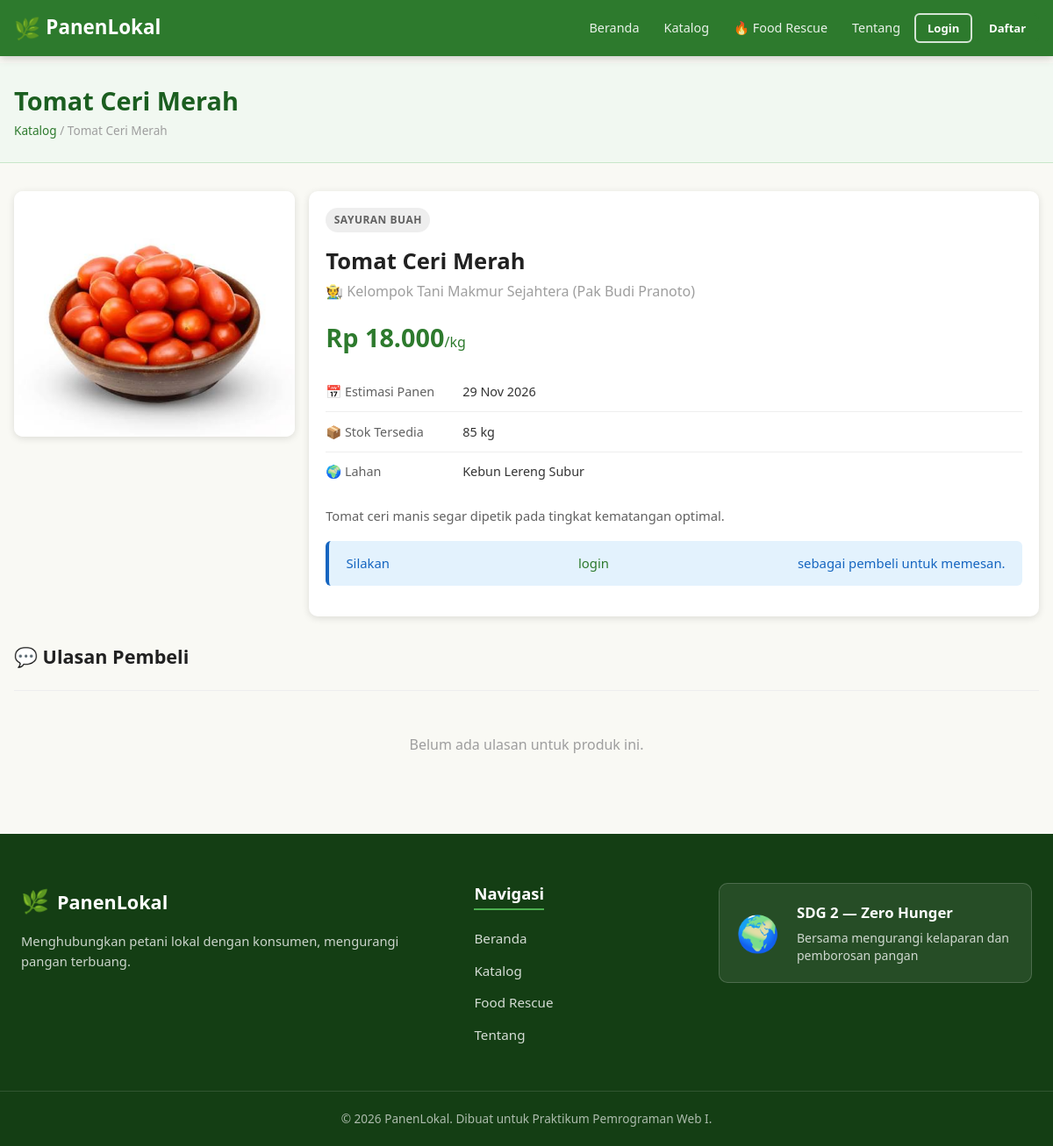
Screenshot of /detail_produk.php?id=1 with the database file from the repository.
### tables this page shows
CREATE TABLE IF NOT EXISTS harvest_batches (
    id BIGINT UNSIGNED AUTO_INCREMENT PRIMARY KEY,
    commodity_id BIGINT UNSIGNED NOT NULL,
    land_id BIGINT UNSIGNED NULL,
    tanggal_estimasi_panen DATE NOT NULL,
    estimasi_jumlah DECIMAL(10,2) NOT NULL,
    stok_tersedia DECIMAL(10,2) NOT NULL,
    harga_normal DECIMAL(12,2) NOT NULL,
    rescue_aktif TINYINT(1) NOT NULL DEFAULT 0,
    harga_rescue DECIMAL(12,2) NULL,
    batas_rescue DATETIME NULL,
    status_batch ENUM('dibuka','siap_panen','habis','ditutup','dibatalkan') NOT NULL DEFAULT 'dibuka',
    created_at TIMESTAMP NOT NULL DEFAULT CURRENT_TIMESTAMP,
    updated_at TIMESTAMP NOT NULL DEFAULT CURRENT_TIMESTAMP ON UPDATE CURRENT_TIMESTAMP,
    INDEX idx_batches_commodity (commodity_id),
    INDEX idx_batches_land (land_id),
    INDEX idx_batches_status_date (status_batch, tanggal_estimasi_panen),
    INDEX idx_batches_rescue (rescue_aktif, batas_rescue),
    CONSTRAINT fk_batches_commodity FOREIGN KEY (commodity_id) REFERENCES commodities(id) ON UPDATE CASCADE ON DELETE RESTRICT,
    CONSTRAINT fk_batches_land FOREIGN KEY (land_id) REFERENCES lands(id) ON UPDATE CASCADE ON DELETE SET NULL
);

CREATE TABLE IF NOT EXISTS commodities (
    id BIGINT UNSIGNED AUTO_INCREMENT PRIMARY KEY,
    farmer_id BIGINT UNSIGNED NOT NULL,
    nama VARCHAR(120) NOT NULL,
    kategori VARCHAR(60) NOT NULL,
    deskripsi TEXT NULL,
    satuan VARCHAR(20) NOT NULL DEFAULT 'kg',
    gambar VARCHAR(255) NULL,
    status_komoditas ENUM('aktif','nonaktif') NOT NULL DEFAULT 'aktif',
    created_at TIMESTAMP NOT NULL DEFAULT CURRENT_TIMESTAMP,
    updated_at TIMESTAMP NOT NULL DEFAULT CURRENT_TIMESTAMP ON UPDATE CURRENT_TIMESTAMP,
    INDEX idx_commodities_farmer (farmer_id),
    INDEX idx_commodities_status (status_komoditas),
    CONSTRAINT fk_commodities_farmer FOREIGN KEY (farmer_id) REFERENCES farmer_profiles(id) ON UPDATE CASCADE ON DELETE RESTRICT
);

CREATE TABLE IF NOT EXISTS farmer_profiles (
    id BIGINT UNSIGNED AUTO_INCREMENT PRIMARY KEY,
    user_id BIGINT UNSIGNED NOT NULL UNIQUE,
    nama_usaha VARCHAR(120) NOT NULL,
    deskripsi TEXT NULL,
    status_verifikasi ENUM('menunggu','terverifikasi','ditolak') NOT NULL DEFAULT 'menunggu',
    created_at TIMESTAMP NOT NULL DEFAULT CURRENT_TIMESTAMP,
    CONSTRAINT fk_fp_user FOREIGN KEY (user_id) REFERENCES users(id) ON UPDATE CASCADE ON DELETE RESTRICT
);

CREATE TABLE IF NOT EXISTS users (
    id BIGINT UNSIGNED AUTO_INCREMENT PRIMARY KEY,
    nama_lengkap VARCHAR(100) NOT NULL,
    username VARCHAR(50) NOT NULL UNIQUE,
    password_hash VARCHAR(255) NOT NULL,
    role ENUM('admin','petani','pembeli') NOT NULL DEFAULT 'pembeli',
    no_hp VARCHAR(20) NULL,
    alamat TEXT NULL,
    status_akun ENUM('aktif','nonaktif') NOT NULL DEFAULT 'aktif',
    created_at TIMESTAMP NOT NULL DEFAULT CURRENT_TIMESTAMP,
    updated_at TIMESTAMP NOT NULL DEFAULT CURRENT_TIMESTAMP ON UPDATE CURRENT_TIMESTAMP
);

CREATE TABLE IF NOT EXISTS lands (
    id BIGINT UNSIGNED AUTO_INCREMENT PRIMARY KEY,
    farmer_id BIGINT UNSIGNED NOT NULL,
    nama_lahan VARCHAR(120) NOT NULL,
    lokasi TEXT NOT NULL,
    luas_m2 DECIMAL(10,2) NULL,
    keterangan TEXT NULL,
    created_at TIMESTAMP NOT NULL DEFAULT CURRENT_TIMESTAMP,
    INDEX idx_lands_farmer (farmer_id),
    CONSTRAINT fk_lands_farmer FOREIGN KEY (farmer_id) REFERENCES farmer_profiles(id) ON UPDATE CASCADE ON DELETE RESTRICT
);

### includes/functions.php (called while the page is built, shortened)
<?php
function format_rupiah($angka) {
    return 'Rp ' . number_format((float)$angka, 0, ',', '.');
}
function sanitize($str) {
    return htmlspecialchars((string)$str, ENT_QUOTES, 'UTF-8');
}
function get_rescue_label($rescue_aktif, $batas_rescue, $harga_rescue) {
    if (!$rescue_aktif || !$harga_rescue) return false;
    return true;
}
function format_tanggal($tanggal, $format = 'd M Y') {
    return date($format, strtotime($tanggal));
}
?>

### includes/auth.php (called while the page is built, shortened)
<?php
function is_logged_in() {
    return isset($_SESSION['user_id']) && !empty($_SESSION['user_id']);
}
?>

### detail_produk.php (the view, shortened to what this page needs)
<?php
require_once __DIR__ . '/config/koneksi.php';
require_once __DIR__ . '/includes/functions.php';
require_once __DIR__ . '/includes/auth.php';
$id = (int)($_GET['id'] ?? 0);
$stmt = $conn->prepare("
    SELECT hb.*, c.nama, c.kategori, c.deskripsi, c.satuan, c.gambar, c.farmer_id,
           fp.nama_usaha, fp.deskripsi AS deskripsi_usaha,
           u.nama_lengkap, l.nama_lahan, l.lokasi
    FROM harvest_batches hb
    JOIN commodities c ON c.id = hb.commodity_id
    JOIN farmer_profiles fp ON fp.id = c.farmer_id
    JOIN users u ON u.id = fp.user_id
    LEFT JOIN lands l ON l.id = hb.land_id
    WHERE hb.id = ? AND hb.status_batch = 'dibuka' AND c.status_komoditas = 'aktif'
");
$stmt->bind_param('i', $id);
$stmt->execute();
$p = $stmt->get_result()->fetch_assoc();
$is_rescue  = get_rescue_label($p['rescue_aktif'], $p['batas_rescue'], $p['harga_rescue']);
$ulasan_q = $conn->prepare("SELECT r.rating, r.komentar, r.created_at, u.nama_lengkap FROM reviews r JOIN users u ON u.id=r.buyer_id JOIN order_items oi ON oi.id=r.order_item_id WHERE oi.batch_id=? ORDER BY r.created_at DESC LIMIT 10");
$ulasan_q->bind_param('i', $id);
$ulasan_q->execute();
$ulasan_list = $ulasan_q->get_result();
require_once __DIR__ . '/includes/header.php';
require_once __DIR__ . '/includes/navbar.php';
?>
<div class="page-header">
    <div class="container">
        <h1><?= sanitize($p['nama']) ?></h1>
        <div class="breadcrumb"><a href="<?= BASE_URL ?>/katalog.php">Katalog</a> / <?= sanitize($p['nama']) ?></div>
    </div>
</div>
<section class="section" style="padding-top:0;">
    <div class="container">
        <div class="d-flex gap-2 flex-wrap" style="align-items:flex-start;">
            <div style="flex:0 0 320px;max-width:100%;">
                <div class="card" style="overflow:hidden;">
                    <?php if ($p['gambar'] && file_exists(__DIR__ . '/uploads/products/' . $p['gambar'])): ?>
                        <img src="<?= BASE_URL ?>/uploads/products/<?= sanitize($p['gambar']) ?>" alt="<?= sanitize($p['nama']) ?>" style="width:100%;height:280px;object-fit:cover;">
                    <?php else: ?>
                        <div style="height:280px;display:flex;align-items:center;justify-content:center;background:var(--green-pale);font-size:5rem;">🌾</div>
                    <?php endif; ?>
                </div>
            </div>
            <div style="flex:1;min-width:280px;">
                <div class="card card-body">
                    <div class="d-flex gap-1 mb-2">
                        <span class="badge badge-secondary"><?= sanitize($p['kategori']) ?></span>
                    </div>
                    <h2 style="font-size:1.6rem;margin-bottom:.3rem;"><?= sanitize($p['nama']) ?></h2>
                    <p class="text-muted">🧑‍🌾 <?= sanitize($p['nama_usaha']) ?> (<?= sanitize($p['nama_lengkap']) ?>)</p>
                    <?php if ($is_rescue): ?>
                        <div style="margin:1rem 0;">
                            <div class="rescue-banner">
                                <div class="rescue-pct">-<?= hitung_diskon($p['harga_normal'], $p['harga_rescue']) ?>%</div>
                                <div>
                                    <div style="font-size:1.5rem;font-weight:800;"><?= format_rupiah($p['harga_rescue']) ?>/<?= sanitize($p['satuan']) ?></div>
                                    <div style="text-decoration:line-through;opacity:.7;"><?= format_rupiah($p['harga_normal']) ?></div>
                                    <?php if ($p['batas_rescue']): ?>
                                        <div style="margin-top:.4rem;font-size:.85rem;">⏱ Berakhir: <span id="cd-main"></span>
                                            <script>startCountdown('cd-main','<?= $p['batas_rescue'] ?>')</script>
                                        </div>
                                    <?php endif; ?>
                                </div>
                            </div>
                        </div>
                    <?php else: ?>
                        <div style="font-size:1.8rem;font-weight:800;color:var(--green-main);margin:1rem 0;"><?= format_rupiah($p['harga_normal']) ?><span style="font-size:1rem;font-weight:400;">/<?= sanitize($p['satuan']) ?></span></div>
                    <?php endif; ?>
                    <table style="font-size:.9rem;width:100%;margin-bottom:1rem;">
                        <tr><td style="padding:.3rem 0;color:var(--gray-700);width:140px;">📅 Estimasi Panen</td><td><?= format_tanggal($p['tanggal_estimasi_panen']) ?></td></tr>
                        <tr><td style="padding:.3rem 0;color:var(--gray-700);">📦 Stok Tersedia</td><td><?= (float)$p['stok_tersedia'] ?> <?= sanitize($p['satuan']) ?></td></tr>
                        <?php if ($p['nama_lahan']): ?>
                        <tr><td style="padding:.3rem 0;color:var(--gray-700);">🌍 Lahan</td><td><?= sanitize($p['nama_lahan']) ?></td></tr>
                        <?php endif; ?>
                    </table>
                    <?php if ($p['deskripsi']): ?>
                        <p style="color:var(--gray-700);font-size:.92rem;"><?= nl2br(sanitize($p['deskripsi'])) ?></p>
                    <?php endif; ?>
                    <?php
                    $user = get_user();
                    $can_order = is_logged_in() && $user['role'] === 'pembeli' && $p['stok_tersedia'] > 0;
                    ?>
                    <?php if ($can_order): ?>
                    <form method="POST" action="<?= BASE_URL ?>/pembeli/keranjang.php" style="margin-top:1rem;">
                        <input type="hidden" name="action" value="tambah">
                        <input type="hidden" name="batch_id" value="<?= $p['id'] ?>">
                        <div class="form-group">
                            <label class="form-label">Jumlah (<?= sanitize($p['satuan']) ?>)</label>
                            <input type="number" name="quantity" class="form-control" value="1" min="0.1" max="<?= (float)$p['stok_tersedia'] ?>" step="0.1" required style="max-width:150px;">
                            <div class="form-hint">Maks: <?= (float)$p['stok_tersedia'] ?> <?= sanitize($p['satuan']) ?></div>
                        </div>
                        <button type="submit" class="btn btn-primary btn-lg">🛒 Tambah ke Keranjang</button>
                    </form>
                    <?php elseif (!is_logged_in()): ?>
                        <div class="alert alert-info mt-2">Silakan <a href="<?= BASE_URL ?>/login.php">login</a> sebagai pembeli untuk memesan.</div>
                    <?php elseif ($p['stok_tersedia'] <= 0): ?>
                        <div class="alert alert-warning mt-2">Stok habis.</div>
                    <?php endif; ?>
                </div>
            </div>
        </div>
        <div class="mt-4">
            <h3>💬 Ulasan Pembeli</h3>
            <hr class="divider">
            <?php if ($ulasan_list->num_rows > 0): ?>
                <?php while ($ul = $ulasan_list->fetch_assoc()): ?>
                    <div class="card card-body mb-2">
                        <div class="d-flex gap-2 align-center mb-1">
                            <strong><?= sanitize($ul['nama_lengkap']) ?></strong>
                            <span class="stars stars-sm"><?= str_repeat('★', $ul['rating']) ?><?= str_repeat('☆', 5-$ul['rating']) ?></span>
                            <span class="text-muted" style="font-size:.8rem;"><?= format_tanggal($ul['created_at'], 'd M Y H:i') ?></span>
                        </div>
                        <?php if ($ul['komentar']): ?><p style="margin:0;font-size:.93rem;"><?= nl2br(sanitize($ul['komentar'])) ?></p><?php endif; ?>
                    </div>
                <?php endwhile; ?>
            <?php else: ?>
                <div class="empty-state" style="padding:1.5rem;">
                    <p>Belum ada ulasan untuk produk ini.</p>
                </div>
            <?php endif; ?>
        </div>
    </div>
</section>
<?php require_once __DIR__ . '/includes/footer.php'; ?>

### assets/css/style.css (style rules this page uses)
*, *::before, *::after { box-sizing: border-box; margin: 0; padding: 0; }
:root { --green-dark: #1b5e20; --green-main: #2d7a2d; --green-mid: #388e3c; --green-light: #4caf50; --green-pale: #c8e6c9; --green-bg: #f1f8f1; --orange: #f57c00; --orange-light: #ffe0b2; --red: #c62828; --red-light: #ffebee; --blue: #1565c0; --blue-light: #e3f2fd; --yellow: #f9a825; --yellow-light: #fff9c4; --cream: #f9f9f4; --white: #ffffff; --gray-100: #f5f5f5; --gray-200: #eeeeee; --gray-300: #e0e0e0; --gray-500: #9e9e9e; --gray-700: #616161; --gray-900: #212121; --text: #333333; --shadow: 0 2px 8px rgba(0,0,0,.12); --shadow-lg: 0 4px 20px rgba(0,0,0,.18); --radius: 10px; --radius-sm: 6px; --transition: .25s ease; }
html { font-size: 16px; scroll-behavior: smooth; }
body { font-family: 'Segoe UI', system-ui, -apple-system, sans-serif; color: var(--text); background: var(--cream); line-height: 1.65; min-height: 100vh; display: flex; flex-direction: column; }
a { color: var(--green-main); text-decoration: none; transition: color var(--transition); }
img { max-width: 100%; display: block; }
h1,h2,h3,h4,h5,h6 { font-weight: 700; line-height: 1.3; color: var(--gray-900); margin-bottom: .5rem; }
h1 { font-size: 2.2rem; }
h2 { font-size: 1.75rem; }
h3 { font-size: 1.35rem; }
p { margin-bottom: 1rem; }
.container { width: 100%; max-width: 1200px; margin: 0 auto; padding: 0 1rem; }
.section { padding: 3rem 0; }
.alert { padding: .85rem 1.2rem; border-radius: var(--radius-sm); margin-bottom: 1rem; display: flex; align-items: flex-start; justify-content: space-between; gap: .5rem; font-size: .93rem; }
.alert-info { background: var(--blue-light); color: var(--blue); border-left: 4px solid var(--blue); }
.card { background: var(--white); border-radius: var(--radius); box-shadow: var(--shadow); overflow: hidden; transition: transform var(--transition), box-shadow var(--transition); }
.card-body { padding: 1.2rem; }
.badge { display: inline-block; padding: .25rem .6rem; border-radius: 20px; font-size: .75rem; font-weight: 700; text-transform: uppercase; letter-spacing: .04em; }
.badge-secondary { background: var(--gray-200); color: var(--gray-700); }
table { width: 100%; border-collapse: collapse; font-size: .9rem; }
tbody td { padding: .65rem 1rem; border-bottom: 1px solid var(--gray-200); vertical-align: middle; }
tbody tr:last-child td { border-bottom: none; }
.text-muted { color: var(--gray-500); }
.mt-2 { margin-top: 1rem; }
.mt-4 { margin-top: 2rem; }
.mb-2 { margin-bottom: 1rem; }
.d-flex { display: flex; }
.gap-1 { gap: .5rem; }
.gap-2 { gap: 1rem; }
.flex-wrap { flex-wrap: wrap; }
.empty-state { text-align: center; padding: 3rem 1rem; color: var(--gray-500); }
.divider { border: none; border-top: 1px solid var(--gray-200); margin: 1.5rem 0; }
.page-header { background: var(--green-bg); border-bottom: 1px solid var(--green-pale); padding: 1.5rem 0; margin-bottom: 2rem; }
.page-header h1 { font-size: 1.8rem; color: var(--green-dark); margin: 0; }
.page-header .breadcrumb { font-size: .85rem; color: var(--gray-500); margin-top: .3rem; }

### rows the page displays
harvest_batches: commodity.nama "Tomat Ceri Merah", commodity.gambar (picture), commodity.kategori "SAYURAN BUAH", farmer_profiles.nama_usaha "Kelompok Tani Makmur Sejahtera", users.nama_lengkap "Pak Budi Pranoto", harga_normal "Rp 18.000", commodity.satuan "kg", tanggal_estimasi_panen "29 Nov 2026", stok_tersedia "85", land.nama_lahan "Kebun Lereng Subur", commodity.deskripsi "Tomat ceri manis segar dipetik pada tingkat kematangan optimal."
